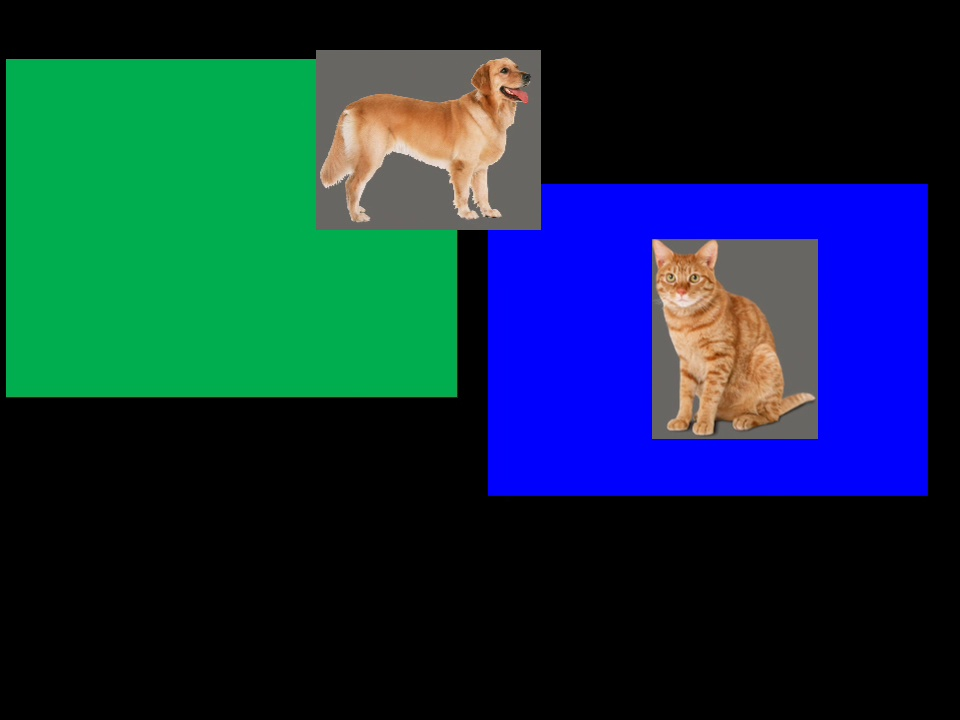
#> input picture q2/teste01.jpg, 960 x 720 px; its folder holds 3 pictures in this run
$ jupyter execute --allow-errors Q2.ipynb   (shell and % lines are left out)
#> lines starting #> are read from the running program, lines starting #| are printed output that depends on the picture; after the words box and inside, x2 and y2 are one past the last pixel; in counts of white or black regions, pixels touching at a corner belong together
### q2/auxiliar.py
#!/usr/bin/python
# -*- coding: utf-8 -*-

"""
    Atenção: usado no notebook da aula.
    Não precisa ser usado diretamente
"""

print("Este script não deve ser executado diretamente")

from ipywidgets import widgets, interact, interactive, FloatSlider, IntSlider
import numpy as np
import cv2


# [45 lines left out: functions make_widgets_mat, make_widgets_mat_from_data, make_np_from_widgets_list, not called in this run]


def convert_to_tuple(html_color):
    colors = html_color.split("#")[1]
    r = int(colors[0:2],16)
    g = int(colors[2:4],16)
    b = int(colors[4:],16)
    return (r,g,b)

def to_1px(tpl):
    img = np.zeros((1,1,3), dtype=np.uint8)
    img[0,0,0] = tpl[0]
    img[0,0,1] = tpl[1]
    img[0,0,2] = tpl[2]
    return img

def to_hsv(html_color):
    tupla = convert_to_tuple(html_color)
    hsv = cv2.cvtColor(to_1px(tupla), cv2.COLOR_RGB2HSV)
    return hsv[0][0]

def ranges(value):
    hsv = to_hsv(value)
    hsv2 = np.copy(hsv)
    hsv[0] = max(0, hsv[0]-10)
    hsv2[0] = min(180, hsv[0]+ 10)
    hsv[1:] = 50
    hsv2[1:] = 255
    return hsv, hsv2

### q2/Q2.ipynb
# Q2 - gabarito

[Este vídeo https://youtu.be/xr3gu3wv2YI mostra este gabarito em execução](https://youtu.be/xr3gu3wv2YI)

O código da solução funciona no arquivo q2.py

[cell 1]
# Imports e preâmbulos
import cv2
import numpy as np
import matplotlib.pyplot as plt
import imutils #pip install imutils
import os
import math

import auxiliar as aux


print("Versão da OpenCV ", cv2.__version__)
print("Estamos no diretório ", os.getcwd())
print("Listagem: ", os.listdir())

Durante a realização da prova foi sugerido que os estudantes se baseassem neste código para construir sua solução.

[https://github.com/mirwox/prova1_2020/blob/solution/q1/q1.py](https://github.com/mirwox/prova1_2020/blob/solution/q1/q1.py)

Vamos fazer isso também, salvando o arquivo como q2.py

[cell 2]
names = "teste01.jpg teste02.jpg teste03.jpg".split()

[cell 3]
frames = [cv2.imread(f) for f in names]
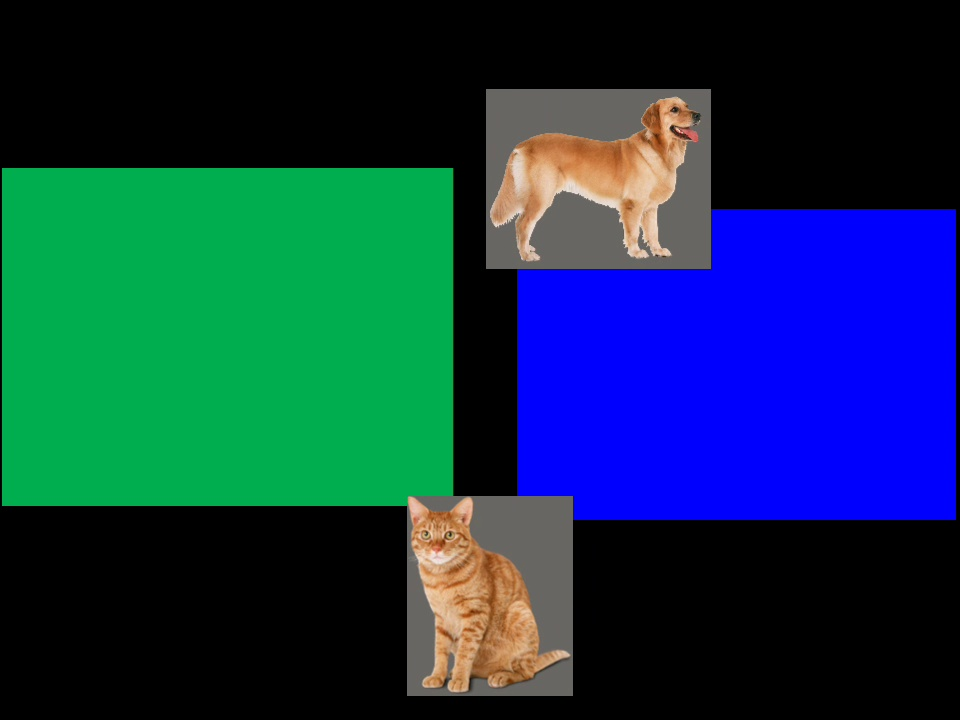
#> input picture q2/teste02.jpg, 960 x 720 px
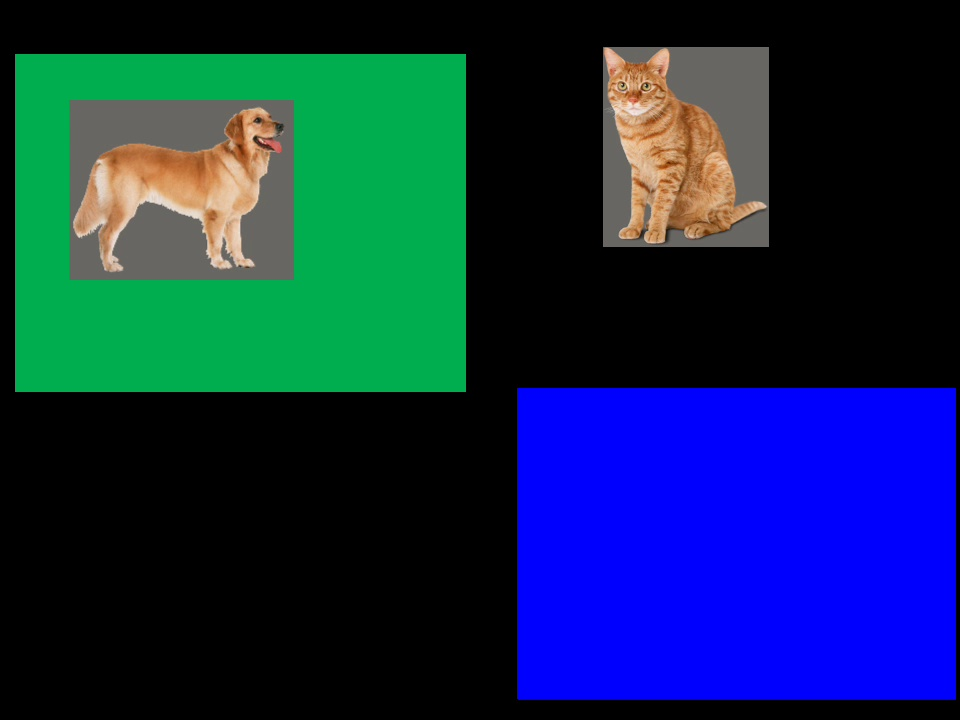
#> input picture q2/teste03.jpg, 960 x 720 px
#> frames = 3 items

[cell 4]
# Função auxiliar para plot

def multiplot(imgs, legenda="No sub"):
    """ Função """
    fig, axes = plt.subplots(1,len(imgs), figsize=(24,8))
    fig.suptitle(legenda)
    if len(imgs)==1: # Peculiaridade do subplot. Não é relevante para a questão
        ax = axes
        ax.imshow(cv2.cvtColor(imgs[0], cv2.COLOR_BGR2RGB))
        return
    for i in range(len(imgs)):
        axes[i].imshow(cv2.cvtColor(imgs[i], cv2.COLOR_BGR2RGB))

def everyplot(img, legenda):
    """Faz o multiplot de 1 em 1 """
    i = 1
    for m in img:
        multiplot([m], "{} {}".format(legenda, i))
    i+=1

def multiplot_gray(imgs, legenda):
    """ Função que plota n imagens grayscale em linha"""
    fig, axes = plt.subplots(1,len(imgs), figsize=(26,8))
    fig.suptitle(legenda)
    if len(imgs)==1: # Peculiaridade do subplot. Não é relevante para a questão
        ax = axes
        ax.imshow(cv2.cvtColor(imgs[0],  vmin=0, vmax=255, cmap="Greys_r"))
        return
    for i in range(len(imgs)):
        axes[i].imshow(imgs[i], vmin=0, vmax=255, cmap="Greys_r")

[cell 5]
multiplot(frames,  "Casos de teste")
#> the loop in multiplot, `for i in range(len(imgs)):` made 3 passes
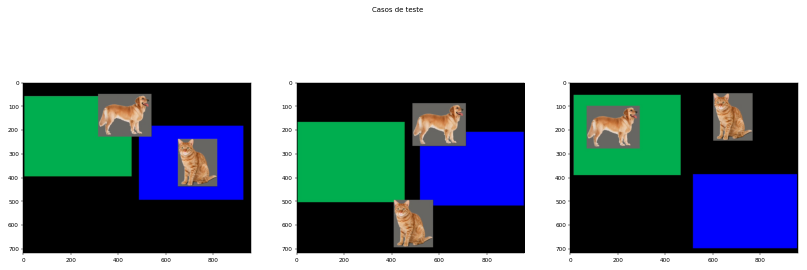
#> figure drawn by matplotlib, 3 panels

## Células trazidas da aula 03

[cell 6]
proto = "MobileNetSSD_deploy.prototxt.txt" # descreve a arquitetura da rede
model = "MobileNetSSD_deploy.caffemodel" # contém os pesos da rede em si

## Instanciação da rede neural:

#> (a cell that did not finish here is left out)

[cell 8]
CLASSES = ["background", "aeroplane", "bicycle", "bird", "boat",
	"bottle", "bus", "car", "cat", "chair", "cow", "diningtable",
	"dog", "horse", "motorbike", "person", "pottedplant", "sheep",
	"sofa", "train", "tvmonitor"]

[cell 9]
CONFIDENCE = 0.7
COLORS = np.random.uniform(0, 255, size=(len(CLASSES), 3))

[cell 10]
def detect(frame):
    """
        Recebe - uma imagem colorida BGR
        Devolve: objeto encontrado
    """
    image = frame.copy()
    (h, w) = image.shape[:2]
    blob = cv2.dnn.blobFromImage(cv2.resize(image, (300, 300)), 0.007843, (300, 300), 127.5)

    # pass the blob through the network and obtain the detections and
    # predictions
    print("[INFO] computing object detections...")
    net.setInput(blob)
    detections = net.forward()

    results = []

    # loop over the detections
    for i in np.arange(0, detections.shape[2]):
        # extract the confidence (i.e., probability) associated with the
        # prediction
        confidence = detections[0, 0, i, 2]

        # filter out weak detections by ensuring the `confidence` is
        # greater than the minimum confidence


        if confidence > CONFIDENCE:
            # extract the index of the class label from the `detections`,
            # then compute the (x, y)-coordinates of the bounding box for
            # the object
            idx = int(detections[0, 0, i, 1])
            box = detections[0, 0, i, 3:7] * np.array([w, h, w, h])
            (startX, startY, endX, endY) = box.astype("int")

            # display the prediction
            label = "{}: {:.2f}%".format(CLASSES[idx], confidence * 100)
            print("[INFO] {}".format(label))
            cv2.rectangle(image, (startX, startY), (endX, endY),
                COLORS[idx], 2)
            y = startY - 15 if startY - 15 > 15 else startY + 15
            cv2.putText(image, label, (startX, y),
                cv2.FONT_HERSHEY_SIMPLEX, 0.5, COLORS[idx], 2)

            results.append((CLASSES[idx], confidence*100, (startX, startY),(endX, endY) ))

    # show the output image
    return image, results

#> (a cell that did not finish here is left out)

#> in detect, image is the input picture: shape (720, 960, 3); mean B, G, R 62.7, 45.3, 15.7

#> (a cell that did not finish here is left out)

#> (a cell that did not finish here is left out)

#> (a cell that did not finish here is left out)

#> (a cell that did not finish here is left out)

Note que no terceiro frame a rede neural não detectou o cão. Esta é uma limitação da rede neural e não há muito o que se possa fazer

## Segmentação das cores

[cell 16]
verde = "#00af4a"
azul = "#0000ff"

[cell 17]
az1, az2 = aux.ranges(azul)
#> in to_hsv, `hsv = cv2.cvtColor(to_1px(tupla), cv2.COLOR_RGB2HSV)`: hsv = [[120, 255, 255]]
#> in ranges, `hsv = to_hsv(value)`: hsv = [120, 255, 255]
#> az1 = [110, 50, 50]; az2 = [120, 255, 255]

[cell 18]
ver1, ver2 = aux.ranges(verde)
#> ver1 = [63, 50, 50]; ver2 = [73, 255, 255]

[cell 19]
ver1, ver2
#> Out = ([63, 50, 50], [73, 255, 255])

[cell 20]
az1, az2
#> Out = ([110, 50, 50], [120, 255, 255])

[cell 21]
def filter(HSV, menor, maior):
    cor1 = np.array(menor, dtype=np.uint8)
    cor2 = np.array(maior, dtype=np.uint8)
    return cv2.inRange(HSV, cor1, cor2)

[cell 22]
hsvs = [cv2.cvtColor(f, cv2.COLOR_BGR2HSV) for f in frames]
#> hsvs = 3 items

[cell 23]
blue = [filter(h, az1, az2) for h in hsvs]
#> in filter, `cor1 = np.array(menor, dtype=np.uint8)`: cor1 = [110, 50, 50]
#> in filter, `cor2 = np.array(maior, dtype=np.uint8)`: cor2 = [120, 255, 255]
#> in filter, `return cv2.inRange(HSV, cor1, cor2)`:
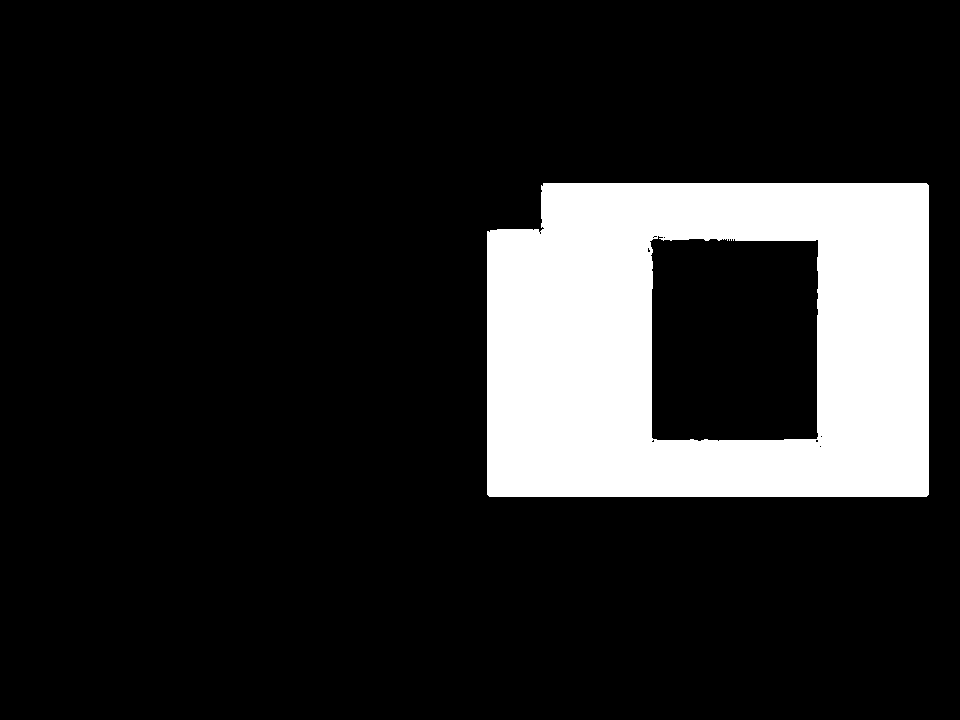
#> returned value: shape (720, 960); 14.9% white; 1 white region, box (x1, y1, x2, y2) and area: (487, 183, 929, 497) 103301
#> in filter (call 2), `return cv2.inRange(HSV, cor1, cor2)`: returned value: shape (720, 960); 18% white; 1 white region, box (x1, y1, x2, y2) and area: (517, 209, 957, 521) 124098
#> in filter (call 3), `return cv2.inRange(HSV, cor1, cor2)`: returned value: shape (720, 960); 20% white; 1 white region, box (x1, y1, x2, y2) and area: (517, 387, 957, 701) 138124
#> blue = 3 items

[cell 24]
green = [filter(h, ver1, ver2) for h in hsvs]
#> in filter (call 4), `return cv2.inRange(HSV, cor1, cor2)`: returned value: shape (720, 960); 0.84% white in thin lines or dots, all inside (x1, y1, x2, y2) = (6, 59, 458, 398)
#> in filter (call 5), `return cv2.inRange(HSV, cor1, cor2)`: returned value: shape (720, 960); 0.62% white; 604 white regions (600 under 20 px), largest, box (x1, y1, x2, y2) and area: (14, 168, 454, 506) 2098, (8, 169, 18, 500) 993, (7, 177, 8, 479) 302, (2, 479, 16, 506) 74
#> in filter (call 6), `return cv2.inRange(HSV, cor1, cor2)`:
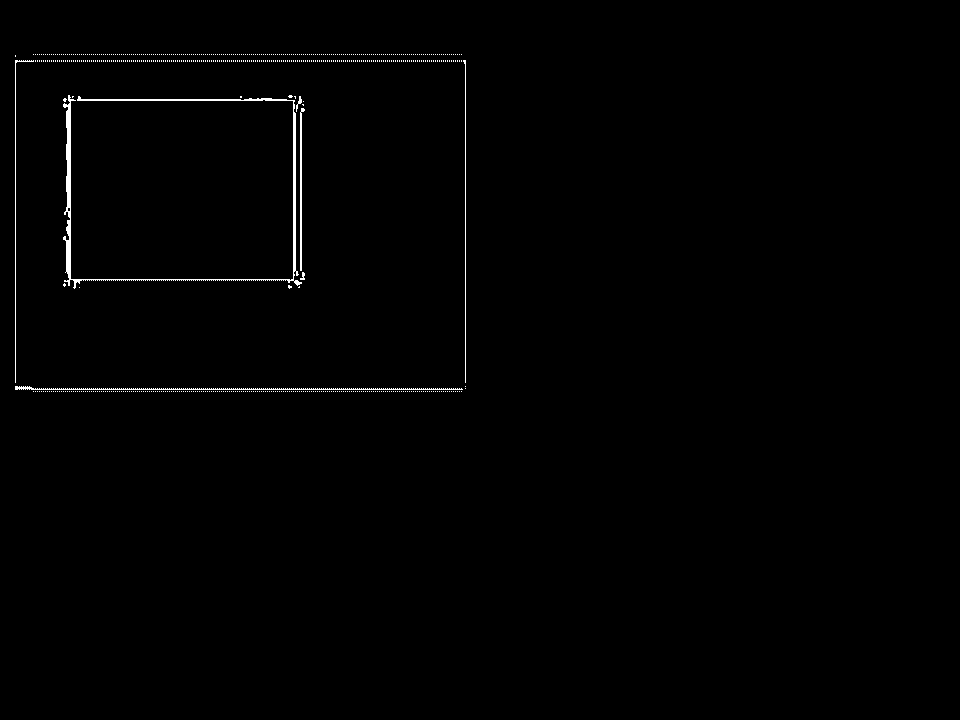
#> returned value: shape (720, 960); 0.71% white in thin lines or dots, all inside (x1, y1, x2, y2) = (15, 54, 466, 392)
#> green = 3 items

[cell 25]
multiplot_gray(blue, legenda="Filtragem da cor azul")
#> the loop in multiplot_gray, `for i in range(len(imgs)):` made 3 passes

[cell 26]
multiplot_gray(green, legenda="Filtragem da cor verde")
#> the loop in multiplot_gray (call 2), `for i in range(len(imgs)):` made 3 passes

Vemos que os intervalos verdes não ficaram muito bons, foram detectados apenas nas bordas. Vamos alargar o valor da componente H

[cell 27]
ver1[0] = 53

[cell 28]
ver2[0] = 83

[cell 29]
green = [filter(h, ver1, ver2) for h in hsvs]
#> in filter (call 7), `return cv2.inRange(HSV, cor1, cor2)`: returned value: shape (720, 960); 18.7% white; 1 white region, box (x1, y1, x2, y2) and area: (6, 59, 458, 398) 129256
#> in filter (call 8), `return cv2.inRange(HSV, cor1, cor2)`: returned value: shape (720, 960); 22% white; 2 white regions (1 under 20 px), largest, box (x1, y1, x2, y2) and area: (2, 168, 454, 506) 152358
#> in filter (call 9), `return cv2.inRange(HSV, cor1, cor2)`:
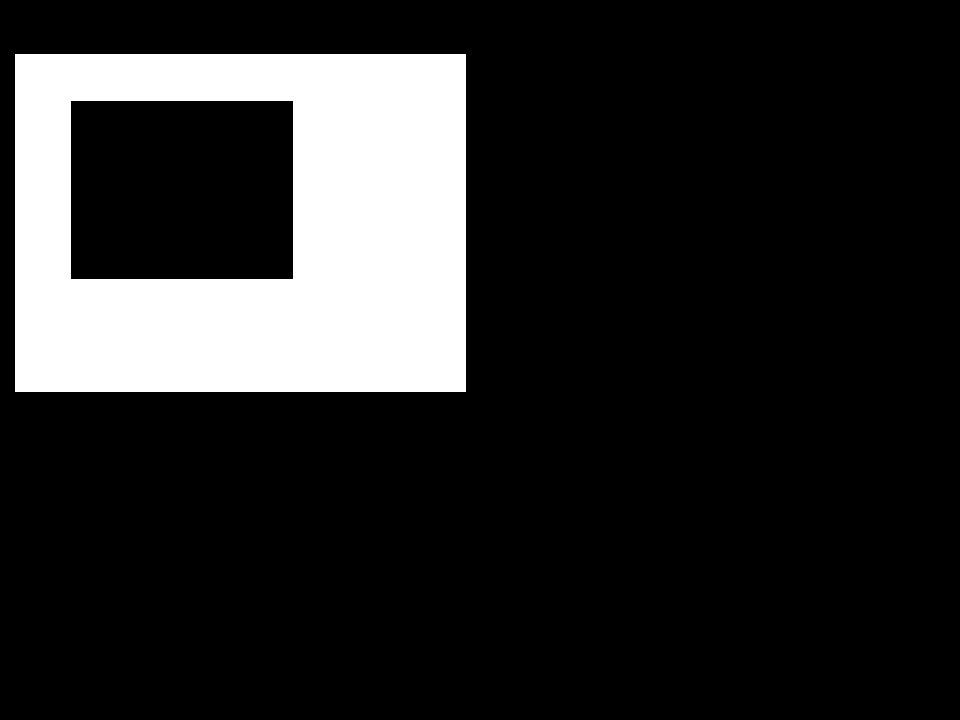
#> returned value: shape (720, 960); 16.3% white; 1 white region, box (x1, y1, x2, y2) and area: (15, 54, 466, 392) 112922

[cell 30]
multiplot_gray(green, legenda="Filtragem da cor verde")

Agora ficou perfeito!

Tudo o que resta fazer é calcular as bounding boxes das regiões das caixas e compará-las com as bounding boxes dos animais.

Uma boa maneira de fazer isso é encontrar contornos

[cell 31]
def bounding_box(mask, bgr, color = (0,0,255)):
    """
        Recebe um mesmo frame em BGR e como máscara binária, encontra o maior contorno na máscara
        e desenha o contorno e a caixa envoltória na BGR
    """
    contornos, arvore = cv2.findContours(mask, cv2.RETR_TREE, cv2.CHAIN_APPROX_SIMPLE)
    cv2.drawContours(bgr, contornos, -1, [255, 255, 0], 3);
    maior = None
    maior_area = 0
    for c in contornos:
        area = cv2.contourArea(c)
        if area > maior_area:
            maior_area = area
            maior = c
    cv2.drawContours(bgr, [maior], -1, [0, 255, 255], 5);

    # Inicializando com valores fora da faixa que vai ser encontrada
    max_x = -1
    min_x = 10000
    max_y = -1
    min_y = 10000

    # imprimindo o contorno entendemos sua estrutura

    for p in maior:
        if p[0][0] > max_x:
            max_x = p[0][0]

        if p[0][0] < min_x:
            min_x = p[0][0]

        if p[0][1] < min_y:
            min_y = p[0][1]

        if p[0][1] > max_y:
            max_y = p[0][1]

    minp = (min_x, min_y)
    maxp = (max_x, max_y)

    cv2.rectangle(bgr, minp, maxp, color, 3)

    return minp, maxp

[cell 32]
blues_bgr = [cv2.cvtColor(b, cv2.COLOR_GRAY2BGR) for b in blue]
#> blues_bgr = 3 items

[cell 33]
green_bgr = [cv2.cvtColor(g, cv2.COLOR_GRAY2BGR) for g in green]
#> green_bgr = 3 items

## Testando para os azuis

[cell 34]
for i in range(len(blue)):
    bounding_box(blue[i], blues_bgr[i], color=(255,0,0))
    multiplot([blues_bgr[i]], "Contornos")
#> this loop made 3 passes
#> (minp in bounding_box, maxp in bounding_box) on passes 1 to 2: ((487, 183), (928, 496)), ((517, 209), (956, 520))
#> (arvore in bounding_box, minp in bounding_box, maxp in bounding_box) on pass 3: ([[-1, -1, 1, -1], [2, -1, -1, 0], [-1, 1, -1, 0]], (517, 387), (956, 700))
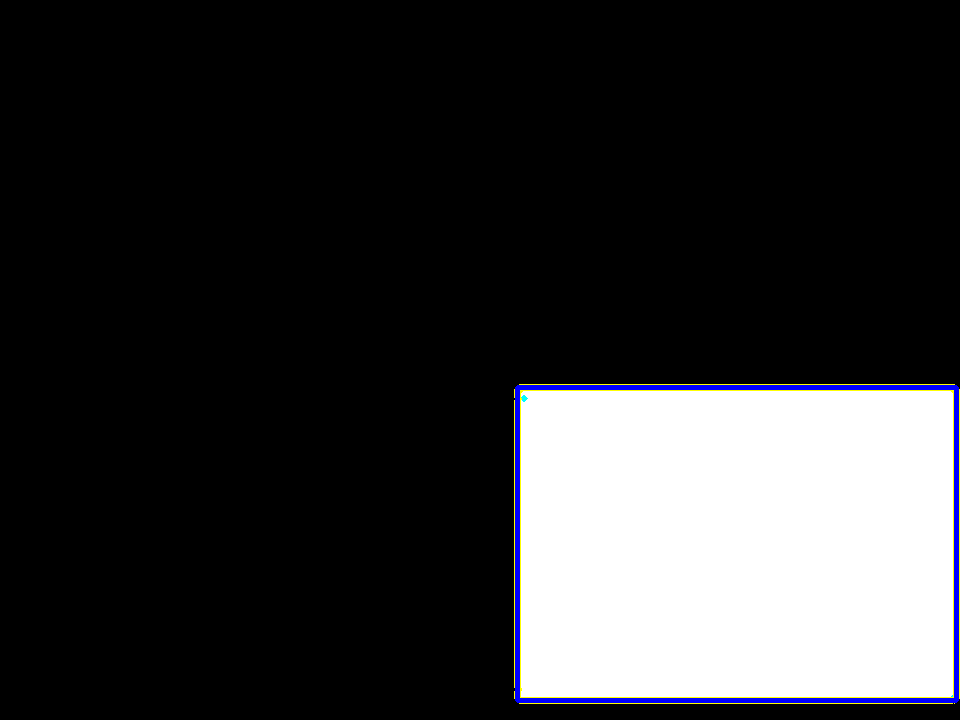
#> shown: shape (720, 960, 3); mean R, G, B 49.9, 49.9, 51.5
